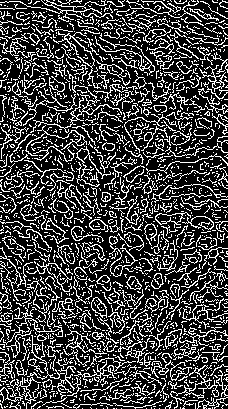
#> input picture muzzles/destination_folder/co88/co88_1c.jpg, 228 x 409 px, given in place of your_image.jpg, which was not available
$ python edge2.py
#> lines starting #> are read from the running program, lines starting #| are printed output that depends on the picture; pictures that were not available may be replaced by others from this repository, and a replacement may not be noted
# # import cv2
# # import os

# # # Replace these paths with your source and destination folders
# # source_folder = r'E:\AI\restnet\DATA2/'
# # destination_folder = r'E:\AI\restnet\DATA3/'

# # # Ensure the destination folder exists, or create it if not
# # if not os.path.exists(destination_folder):
# #     os.makedirs(destination_folder)

# # # Loop through all the files in the source folder
# # for filename in os.listdir(source_folder):
# #     if filename.endswith(".jpg"):  # Assuming you're working with JPEG images
# #         # Construct the full path to the source image
# #         source_image_path = os.path.join(source_folder, filename)

# #         # Load the image
# #         image = cv2.imread(source_image_path, cv2.IMREAD_GRAYSCALE)

# #         # Apply median filter for noise removal
# #         image_filtered = cv2.medianBlur(image, 5)  # Adjust kernel size as needed

# #         # Perform Canny edge detection on the filtered image
# #         edges = cv2.Canny(image_filtered, threshold1=30, threshold2=70)

# #         # Construct the full path to the destination image
# #         # destination_image_path = os.path.join(destination_folder, filename)

# #         # Save the edge-detected image to the destination folder
# #         # cv2.imwrite(destination_image_path, edges)

# # print("Edge detection with noise removal complete. Edge-detected images are saved in:", destination_folder)


# # import cv2
# # import os
# # import matplotlib.pyplot as plt

# # # Replace these paths with your source and destination folders
# # source_folder = r'E:\AI\Extra\gitCheck\main\muzzles/'
# # destination_folder = r'E:\AI\Extra\gitCheck\main\muzzles/destination_folder/'

# # # Ensure the destination folder exists, or create it if not
# # if not os.path.exists(destination_folder):
# #     os.makedirs(destination_folder)

# # # Loop through all the files in the source folder
# # for filename in os.listdir(source_folder):
# #     if filename.endswith(".jpg"):  # Assuming you're working with JPEG images
# #         # Construct the full path to the source image
# #         source_image_path = os.path.join(source_folder, filename)

# #         # Load the image
# #         image = cv2.imread(source_image_path, cv2.IMREAD_GRAYSCALE)

# #         # Apply median filter for noise removal
# #         image_filtered = cv2.medianBlur(image, 5)  # Adjust kernel size as needed

# #         # Perform Canny edge detection on the filtered image
# #         edges = cv2.Canny(image_filtered, threshold1=5, threshold2=10)

# #         # Display the images using matplotlib
# #         plt.figure(figsize=(10, 5))

# #         plt.subplot(131), plt.imshow(image, cmap='gray')
# #         plt.title('Original Image'), plt.xticks([]), plt.yticks([])

# #         plt.subplot(132), plt.imshow(image_filtered, cmap='gray')
# #         plt.title('Filtered Image'), plt.xticks([]), plt.yticks([])

# #         plt.subplot(133), plt.imshow(edges, cmap='gray')
# #         plt.title('Edge Detection'), plt.xticks([]), plt.yticks([])

# #         plt.show()

# # # print("Edge detection with noise removal complete. Edge-detected images are saved in:", destination_folder)
# # print("Edge detection with noise removal complete")


# import cv2
# import os
# import matplotlib.pyplot as plt

# # Replace these paths with your source and destination folders
# source_folder = r'E:\AI\Extra\gitCheck\main\muzzles/'
# destination_folder = r'E:\AI\Extra\gitCheck\main\muzzles/destination_folder/'

# # Ensure the destination folder exists, or create it if not
# if not os.path.exists(destination_folder):
#     os.makedirs(destination_folder)

# # Loop through all the files in the source folder
# for filename in os.listdir(source_folder):
#     if filename.endswith(".jpg"):  # Assuming you're working with JPEG images
#         # Construct the full path to the source image
#         source_image_path = os.path.join(source_folder, filename)

#         # Load the image
#         image = cv2.imread(source_image_path, cv2.IMREAD_GRAYSCALE)

#         # Apply median filter for noise removal
#         image_filtered = cv2.medianBlur(image, 5)  # Adjust kernel size as needed

#         # Perform Canny edge detection on the filtered image
#         edges = cv2.Canny(image_filtered, threshold1=5, threshold2=10)

#         # Display the images using matplotlib
#         # plt.figure(figsize=(10, 5))

#         # plt.subplot(131), plt.imshow(image, cmap='gray')
#         # plt.title('Original Image'), plt.xticks([]), plt.yticks([])

#         # plt.subplot(132), plt.imshow(image_filtered, cmap='gray')
#         # plt.title('Filtered Image'), plt.xticks([]), plt.yticks([])

#         # plt.subplot(133), plt.imshow(edges, cmap='gray')
#         # plt.title('Edge Detection'), plt.xticks([]), plt.yticks([])

#         # plt.show()

#         # Construct the full path to the destination image
#         destination_image_path = os.path.join(destination_folder, filename)

#         # Save the edge-detected image to the destination folder
#         cv2.imwrite(destination_image_path, edges)

# print("Edge detection with noise removal complete. Edge-detected images are saved in:", destination_folder)


# ------------------only one image-----------------------


import cv2
import os
import matplotlib.pyplot as plt

# Replace these paths with your source and destination folders
# source_folder = r'E:\AI\Extra\gitCheck\main\muzzles/'
destination_folder = r'E:\AI\Extra\gitCheck\main\muzzles/destination_folder/'


# Specify the filename of the image you want to process
filename_to_process = 'your_image.jpg'  # Replace with the actual filename

# Construct the full path to the source image
# source_image_path = os.path.join(source_folder, filename_to_process)

# Load the image
image = cv2.imread(filename_to_process, cv2.IMREAD_GRAYSCALE)
#> image is the input picture: shape (409, 228); min 0, max 255, mean 65.7

# Apply median filter for noise removal
image_filtered = cv2.medianBlur(image, 5)  # Adjust kernel size as needed
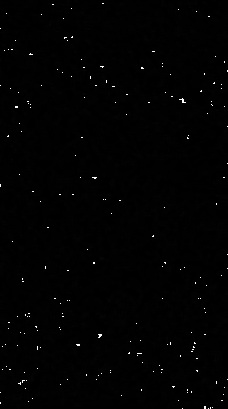
#> image_filtered: shape (409, 228); min 0, max 255, mean 1.9

# Perform Canny edge detection on the filtered image
edges = cv2.Canny(image_filtered, threshold1=5, threshold2=10)
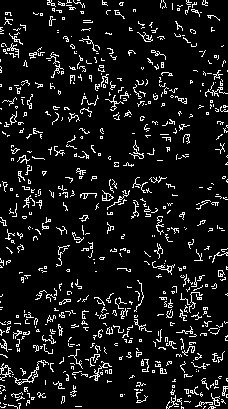
#> edges: shape (409, 228); 9% white in thin lines or dots

# [15 lines of commented-out code are left out]
destination_image_path = os.path.join(destination_folder, filename_to_process)

# Save the edge-detected image to the destination folder
cv2.imwrite(destination_image_path, edges)

print("Edge detection with noise removal complete. Edge-detected image is saved in:", destination_folder)

$ run again, on muzzles/destination_folder/co89/co89_2c.jpg
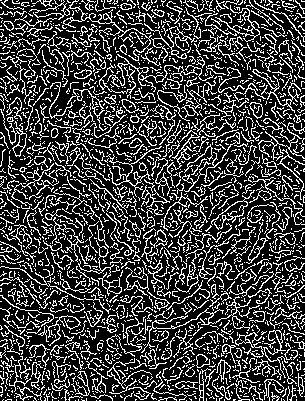
#> input picture muzzles/destination_folder/co89/co89_2c.jpg, 305 x 401 px, given in place of your_image.jpg, which was not available
#> image is the input picture: shape (401, 305); min 0, max 255, mean 64
#> `image_filtered = cv2.medianBlur(image, 5)`:
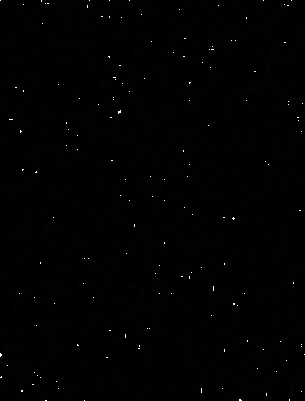
#> image_filtered: shape (401, 305); min 0, max 255, mean 1.4
#> `edges = cv2.Canny(image_filtered, threshold1=5, threshold2=10)`:
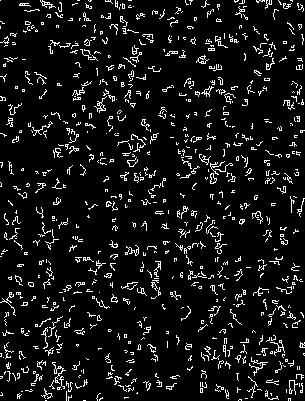
#> edges: shape (401, 305); 8.1% white in thin lines or dots

$ run again, on muzzles/destination_folder/co90/co90_2c.jpg
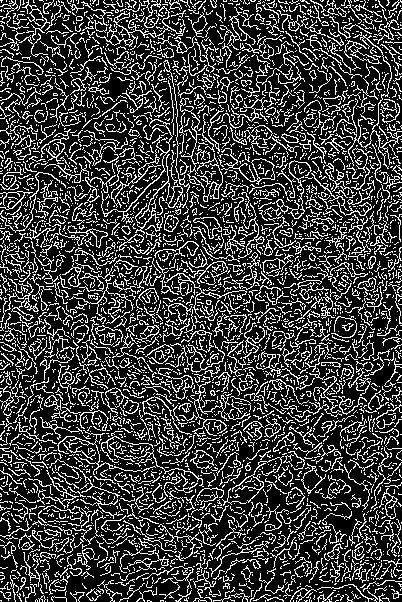
#> input picture muzzles/destination_folder/co90/co90_2c.jpg, 402 x 602 px, given in place of your_image.jpg, which was not available
#> image is the input picture: shape (602, 402); min 0, max 255, mean 61.5
#> `image_filtered = cv2.medianBlur(image, 5)`:
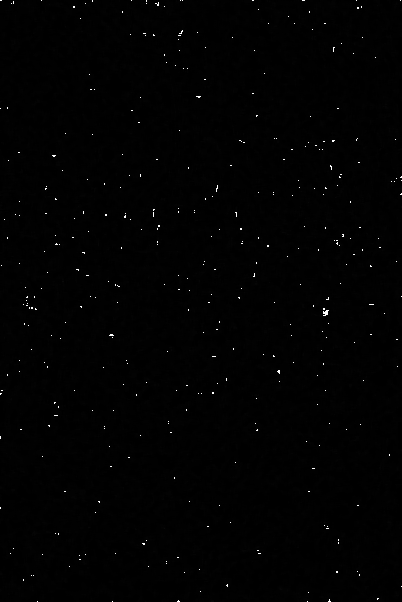
#> image_filtered: shape (602, 402); min 0, max 255, mean 1.6
#> `edges = cv2.Canny(image_filtered, threshold1=5, threshold2=10)`:
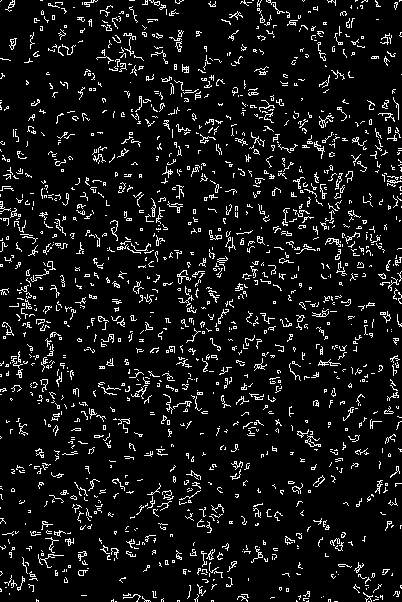
#> edges: shape (602, 402); 7.9% white in thin lines or dots

$ run again, on muzzles/destination_folder/co90/co90_3.jpg
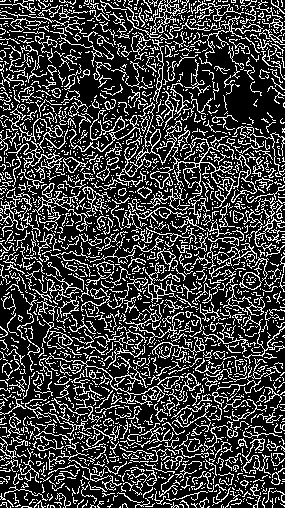
#> input picture muzzles/destination_folder/co90/co90_3.jpg, 285 x 508 px, given in place of your_image.jpg, which was not available
#> image is the input picture: shape (508, 285); min 0, max 255, mean 62.9
#> `image_filtered = cv2.medianBlur(image, 5)`:
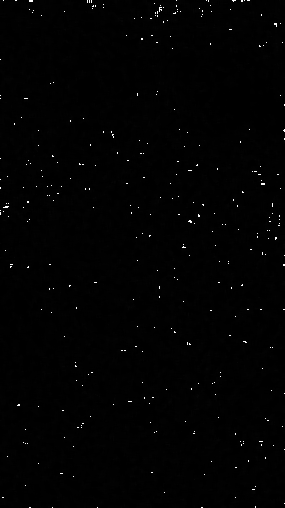
#> image_filtered: shape (508, 285); min 0, max 255, mean 1.9
#> `edges = cv2.Canny(image_filtered, threshold1=5, threshold2=10)`:
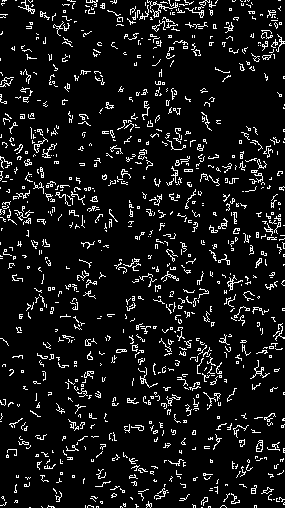
#> edges: shape (508, 285); 8.5% white in thin lines or dots
